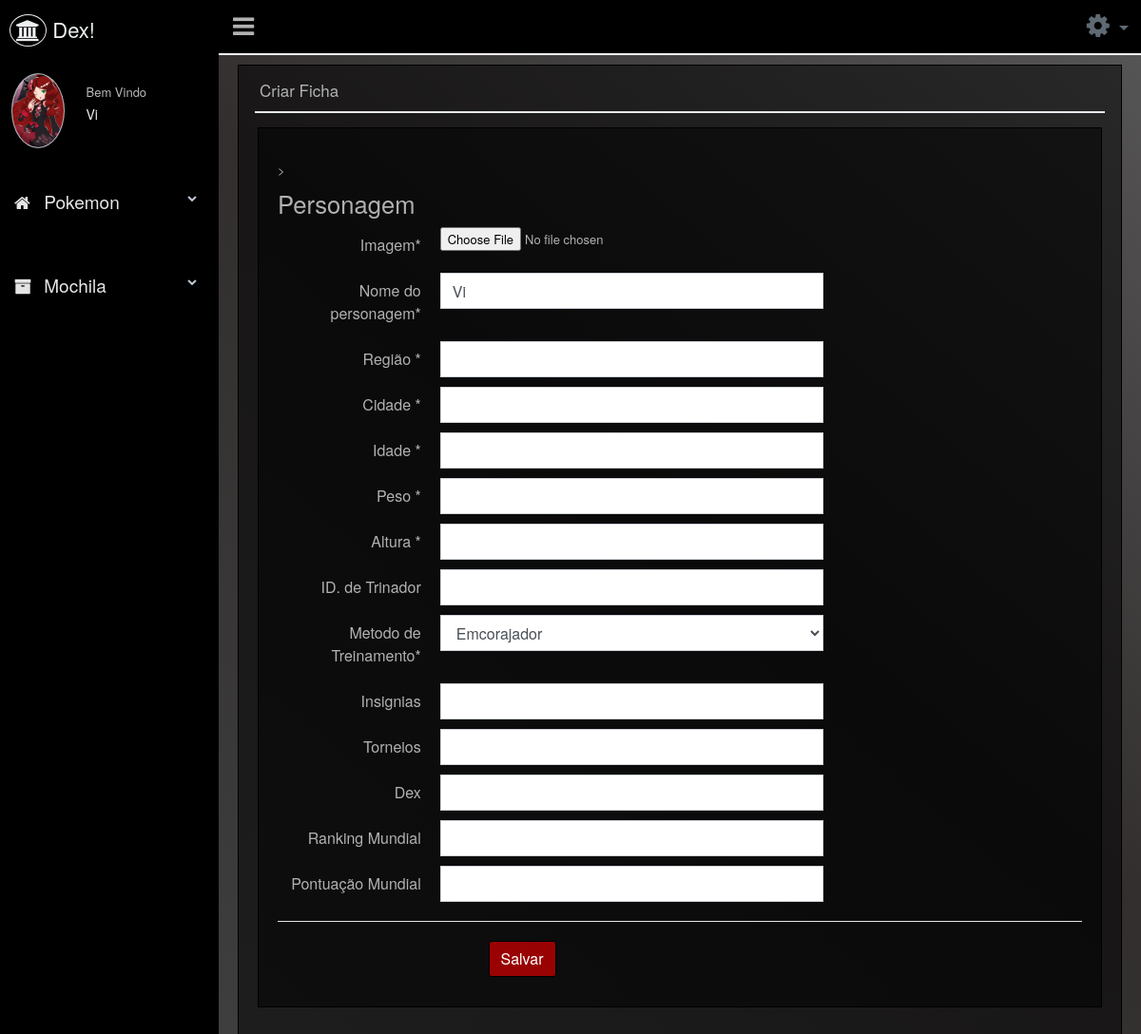
The app's page /criar_per.php (signed in) with its own data.
### tables this page shows
CREATE TABLE `tbl_fotos` (
  `id_foto` int(10) NOT NULL,
  `id_per` int(10) DEFAULT NULL,
  `nome_foto` varchar(20) DEFAULT NULL,
  `nomemd5_foto` varchar(200) DEFAULT NULL,
  `tamanho_foto` varchar(20) DEFAULT NULL,
  `status_fotos` varchar(4) DEFAULT NULL
);

CREATE TABLE `personagem` (
  `id` int(10) NOT NULL,
  `nome` varchar(30) DEFAULT NULL,
  `email` varchar(100) DEFAULT NULL,
  `password` varchar(100) DEFAULT NULL
);

### criar_per.php (the view, shortened to what this page needs)
<?php
include_once("layout/head.php");
?>
        <div class="right_col" role="main">
          <div class="">
            <?php
              $user=buscausuario();
            ?>
            <div class="row">
              <div class="col-md-12 col-sm-12  ">
                <div class="x_panel">
                  <div class="x_title">
                    <h2>Criar Ficha</h2>
                    <div class="clearfix"></div>
                  </div>
                  <div class="x_content">
                      <div class="x_panel">
                        <div class="x_content" style="display: block;">
                          <br>
                          <form action="criar_per.php" method="POST" id="demo-form2" enctype="multipart/form-data" class="form-horizontal form-label-left" >
                            >
                            <h2>Personagem</h2>
                            <div class="item form-group">
                              <label class="col-form-label col-md-3 col-sm-3 label-align" for="first-name">Imagem<span class="required">*</span>
                              </label>
                              <div class="col-md-6 col-sm-6 ">
                                <input type="file" id="first-name" name="uploaded_file">
                              </div>
                            </div>
                            <div class="item form-group">
                              <label class="col-form-label col-md-3 col-sm-3 label-align" for="first-name">Nome do personagem<span class="required">*</span>
                              </label>
                              <div class="col-md-6 col-sm-6 ">
                                <input type="text" id="first-name" class="form-control " name="nomeper"  value="<?php echo $user['nome']; ?>">
                              </div>
                            </div>
                            <div class="item form-group">
                              <label class="col-form-label col-md-3 col-sm-3 label-align" for="last-name">Região <span class="required">*</span>
                              </label>
                              <div class="col-md-6 col-sm-6 ">
                                <input type="text" id="last-name" name="regiao" required="required" class="form-control">
                              </div>
                            </div>
                            <div class="item form-group">
                              <label class="col-form-label col-md-3 col-sm-3 label-align" for="last-name">Cidade <span class="required">*</span>
                              </label>
                              <div class="col-md-6 col-sm-6 ">
                                <input type="text" id="last-name" name="cidade" required="required" class="form-control">
                              </div>
                            </div>
                            <div class="item form-group">
                              <label class="col-form-label col-md-3 col-sm-3 label-align" for="last-name">Idade <span class="required">*</span>
                              </label>
                              <div class="col-md-6 col-sm-6 ">
                                <input type="text" id="last-name" name="idade" required="required" class="form-control">
                              </div>
                            </div>
                            <div class="item form-group">
                              <label class="col-form-label col-md-3 col-sm-3 label-align" for="last-name">Peso <span class="required">*</span>
                              </label>
                              <div class="col-md-6 col-sm-6 ">
                                <input type="text" id="last-name" name="peso" required="required" class="form-control">
                              </div>
                            </div>
                            <div class="item form-group">
                              <label class="col-form-label col-md-3 col-sm-3 label-align" for="last-name">Altura <span class="required">*</span>
                              </label>
                              <div class="col-md-6 col-sm-6 ">
                                <input type="text" id="last-name" name="altura" required="required" class="form-control">
                              </div>
                            </div>
                            <div class="item form-group">
                              <label for="middle-name" class="col-form-label col-md-3 col-sm-3 label-align">ID. de Trinador</label>
                              <div class="col-md-6 col-sm-6 ">
                                <input id="middle-name" class="form-control" type="text" name="id_trei">
                              </div>
                            </div>
                            <div class="item form-group">
                                    <label class="col-form-label col-md-3 col-sm-3 label-align" for="last-name">Metodo de Treinamento<span class="required">*</span>
                                    </label>
                                    <div class="col-md-6 col-sm-6 ">
                                        <select class="select2_group form-control" name="mt">
                                            <option value="emcorajador" name="mt">Emcorajador</option>
                                        </select>
                                    </div>
                                </div>
                            <div class="item form-group">
                              <label for="middle-name" class="col-form-label col-md-3 col-sm-3 label-align">Insignias</label>
                              <div class="col-md-6 col-sm-6 ">
                                <input id="middle-name" class="form-control" type="text" name="insig">
                              </div>
                            </div>
                            <div class="item form-group">
                              <label for="middle-name" class="col-form-label col-md-3 col-sm-3 label-align">Torneios</label>
                              <div class="col-md-6 col-sm-6 ">
                                <input id="middle-name" class="form-control" type="text" name="torneios">
                              </div>
                            </div>
                            <div class="item form-group">
                              <label for="middle-name" class="col-form-label col-md-3 col-sm-3 label-align">Dex</label>
                              <div class="col-md-6 col-sm-6 ">
                                <input id="middle-name" class="form-control" type="text" name="dex">
                              </div>
                            </div>
                            <div class="item form-group">
                              <label for="middle-name" class="col-form-label col-md-3 col-sm-3 label-align">Ranking Mundial</label>
                              <div class="col-md-6 col-sm-6 ">
                                <input id="middle-name" class="form-control" type="text" name="mundial">
                              </div>
                            </div>
                            <div class="item form-group">
                              <label for="middle-name" class="col-form-label col-md-3 col-sm-3 label-align">Pontuação Mundial</label>
                              <div class="col-md-6 col-sm-6 ">
                                <input id="middle-name" class="form-control" type="text" name="pt_mundial">
                              </div>
                            </div>
                            <div class="ln_solid"></div>
                            <div class="item form-group">
                              <div class="col-md-6 col-sm-6 offset-md-3">
                                <button type="submit" class="btn btn-success">Salvar</button>
                              </div>
                            </div>
                          </form>
                        </div>
                      </div>
                  </div>
                </div>
              </div>
            </div>
          </div>
        </div>
<?php
include_once("layout/footer.php");
?>

### layout/head.php (shortened to what this page needs)
<?php
include_once("helpers/funcao.php");
$ur=buscausuario();
?>
<!DOCTYPE html>
<html lang="pt-br">
  <head>
    <link href="vendors/bootstrap/dist/css/bootstrap.min.css" rel="stylesheet">
    <link href="vendors/font-awesome/css/font-awesome.min.css" rel="stylesheet">
    <link href="vendors/nprogress/nprogress.css" rel="stylesheet">
    <link href="build/css/custom.min.css" rel="stylesheet">
    <link rel="stylesheet" href="meu_stilo.css">
    <link href="vendors/animate.css/animate.min.css" rel="stylesheet">
  </head>
  <body class="nav-md">
    <div class="container body">
      <div class="main_container">
        <div class="col-md-3 left_col">
          <div class="left_col scroll-view">
            <div class="navbar nav_title" style="border: 0;">
              <a href="dashboard.php" class="site_title"><i class="fa fa-university"></i> <span>Dex!</span></a>
            </div>
            <div class="profile clearfix">
              <div class="profile_pic">
                <a href="perfil.php"><?php echo fichaFoto();?></a>
              </div>
              <div class="profile_info">
                <span>Bem Vindo</span>
                <h2><?php echo $ur["nome"];?></h2>
              </div>
              <div class="clearfix"></div>
            </div>
            <br />
            <div id="sidebar-menu" class="main_menu_side hidden-print main_menu">
              <?php verificamestre();?>
            </div>
          </div>
        </div>
        <div class="top_nav">
            <div class="nav_menu">
                <div class="nav toggle">
                  <a id="menu_toggle"><i class="fa fa-bars"></i></a>
                </div>
                <nav class="nav navbar-nav">
                <ul class=" navbar-right">
                  <li class="nav-item dropdown open" style="padding-left: 15px;">
                    <a href="javascript:;" class="user-profile dropdown-toggle config" aria-haspopup="true" id="navbarDropdown" data-toggle="dropdown" aria-expanded="false" > <i class="fa fa-gear"></i> </a>
                  </li>
                </ul>
              </nav>
            </div>
          </div>

### helpers/funcao.php (shortened to what this page needs)
<?php
function verificamestre(){
    $id = $_SESSION['id'];
      $sql = "SELECT * FROM personagem where id=$id";
      $result = mysqli_query($_SESSION['conexao'],$sql);
      $linha = mysqli_fetch_array($result, MYSQLI_ASSOC);
    if($linha['id'] != 0 ){
      echo '
            <div class="menu_section">
            <ul class="nav side-menu">
              <li><a><i class="fa fa-home"></i> Pokemon <span class="fa fa-chevron-down"></span></a>
              <ul class="nav child_menu">
                <li><a href="listar_time.php">Time</a></li>
                <li><a href="listar_pc.php">Pc</a></li>
                <li><a href="novo_poke.php">Rejistrar Pokemon</a></li>
              </ul>
            </ul>
          </div>
          <div class="menu_section">
            <ul class="nav side-menu">
              <li><a><i class="fa fa-archive"></i></i> Mochila <span class="fa fa-chevron-down"></span></a>
                <ul class="nav child_menu">
                  <li><a href="mochila.php">Itens</a></li>
                </ul>
            </ul>
          </div>
       ';
    }
  }
function fichaFoto(){
  $id = $_SESSION['id'];
  $sql = "SELECT * FROM tbl_fotos where id_per=$id;";
  $result = mysqli_query($_SESSION['conexao'],$sql);
  $linha = mysqli_fetch_array($result, MYSQLI_ASSOC);
  if($linha != ''){
    echo '<img src="images/perfil/'.$linha['nomemd5_foto'].'" alt="..." class="img-circle profile_img">';
  }else{
    echo '<img src="images/perfil/user.png" alt="..." class="img-circle profile_img">';
  }
}
function buscausuario(){
    $id = $_SESSION['id'];
    $sql = "SELECT * from personagem WHERE id= $id";
    $result = mysqli_query($_SESSION['conexao'],$sql);
    $linha = mysqli_fetch_array($result, MYSQLI_ASSOC);
    return $linha;
}
?>

### meu_stilo.css (style rules this page uses)
* { margin: 0px; padding: 0px; }
h2 { font-size: 1.6rem; }
p,li { font-size: 19px; }
ul { text-decoration: none; list-style: none; }
.top_nav li a i { font-size: 28px; }
.row { display: flex; flex-wrap: wrap; justify-content: flex-start; }
body .container.body .right_col { background-image: linear-gradient(40deg,#3e3e3e,#322e2e,#585758); }
.x_panel { background: #00000085; border: 1px solid #000000; }
.btn-success { background: #990202; border: 1px solid #000000; }
body { color: #bbbbbbf2; background: #000000; }
.nav_menu { background: black; border-bottom: 2px solid #fff9f9; }
.left_col { background:#000 }
.nav_title { background: black; }
@media (min-width: 768px) { .col-md-3 { -ms-flex: 0 0 25%; flex: 0 0 25%; max-width: 19%; } }
.col-form-label { font-size: 16px; }
.img-circle.profile_img { background: #fff; padding: 0px; }

### records on screen
tbl_fotos: nomemd5_foto (picture)
personagem: nome "Vi", nomeper "Vi"
